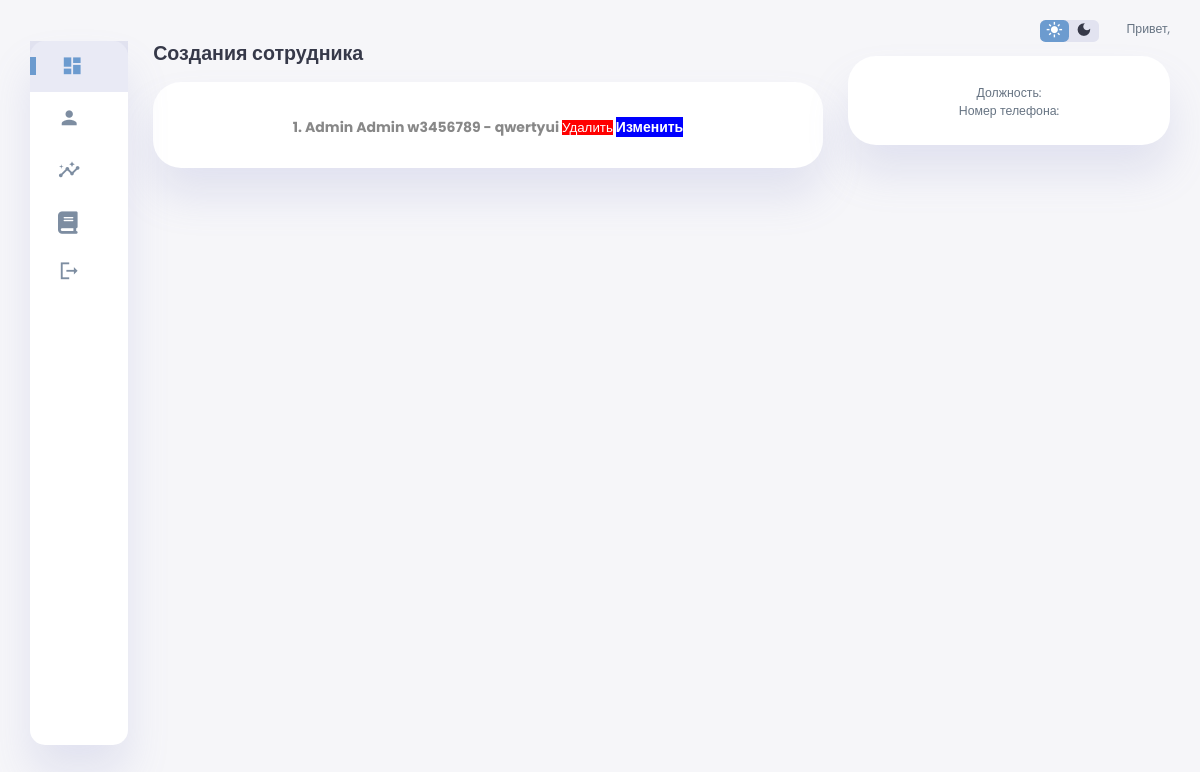
The page /employee_list/ on the database as committed earlier.
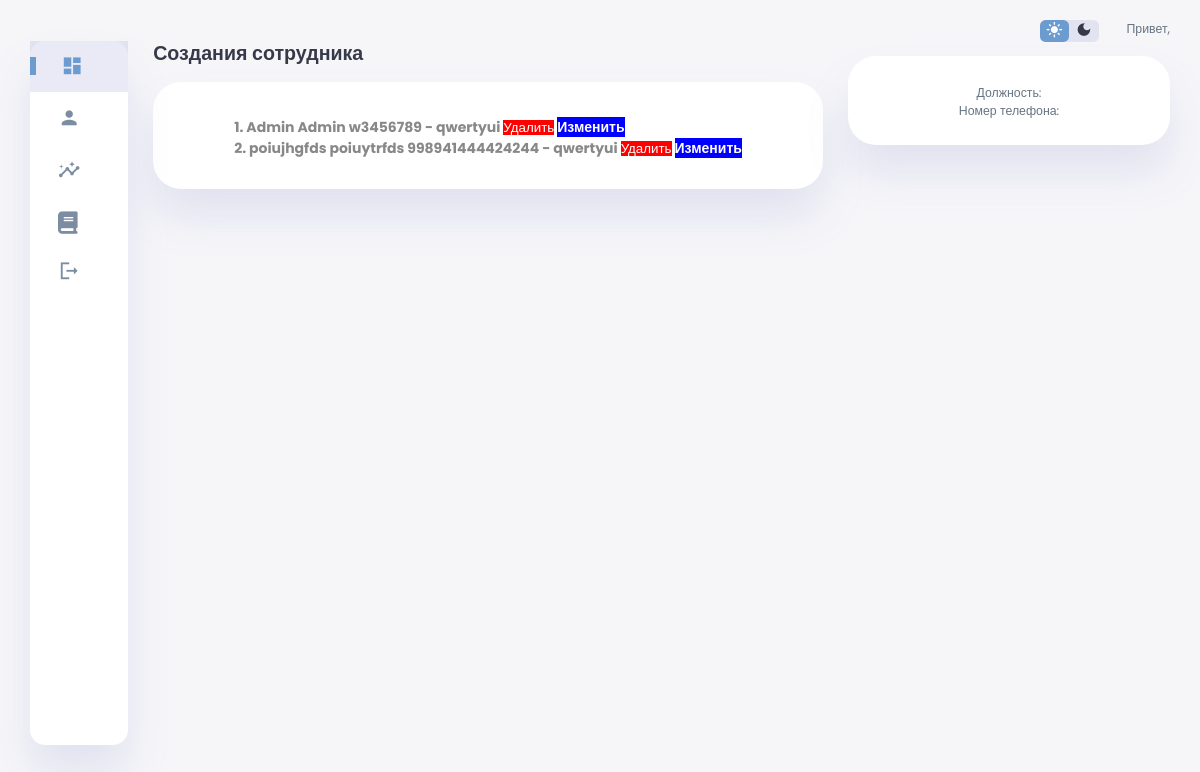
The same page on the database as committed later.
### core/models.py (models this page shows, shortened)
class Employee(models.Model):
    user = models.OneToOneField(User, verbose_name='Пользователь', on_delete=models.CASCADE)
    position = models.ForeignKey(Position, verbose_name='Должность', on_delete=models.CASCADE)
    phone = models.CharField(verbose_name='Номер телефона', max_length=20, null=True, blank=True)
    specialty = models.ForeignKey(Specialty, verbose_name='Специальность', max_length=100, on_delete=models.CASCADE)
    class Meta:
        verbose_name = 'Сотрудник'
        verbose_name_plural = 'Сотрудники'

class Position(models.Model):
    position = models.CharField(max_length=100, verbose_name='Должность', unique = True)
    class Meta:
        verbose_name = 'Должность'
        verbose_name_plural = 'Должности'
    def __str__(self):
        return self.position

### core/views.py (the view)
# urls.py: path('employee_list/', views.employee_list, name='employee_list'),
def employee_list(request):
    employees = Employee.objects.all()
    return render(request, 'employee_list.html', {'employees': employees})

### core/templates/employee_list.html (shortened to what this page needs)
{% extends 'index.html' %}
{% block content %}
<!DOCTYPE html>
<html lang="en">
<head>
</head>
<body>
    <div class="new-users">
        <h2>Создания сотрудника</h2>
        <div class="user-list">
                <div class="course-title">
                <div class="course-details">
                    <ol class="numbered-list" >
                        {% for employee in employees  %}
                            <li>
                                {{employee.user.first_name}}
                                 {{ employee.user.last_name }}
                                 {{employee.phone}}
                                 - {{ employee.position }}
                                <form method="POST" action="{% url 'employee_delete' employee.id %}" style="display: inline;">
                                    <button type="submit" class="delete-button">Удалить</button>
                                </form>
                                <a href="{% url 'employee_edit' employee.id %}" class="edit-button">Изменить</a>
                            </li>
                        {% endfor %}
                        </ol>
                </div>
            </div>
</body>
</html>
{% endblock %}

Rows that differ between the two databases and show on the page:
added Employee: user.first_name "poiujhgfds", user.last_name "poiuytrfds", phone "998941444424244", position "qwertyui"
